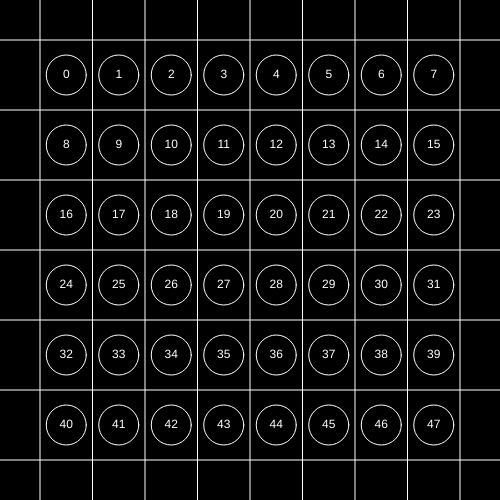
Frame 1 (no input)
Frame 60 (no input): identical to frame 1, image omitted
Frame 120 (the mouse pressed at the canvas centre since frame 60): identical to frame 1, image omitted

The p5.js sketch that drew this single still picture (run headless with seeded random() and noise() and a simulated clock; from frame 60 on, the mouse is pressed at the canvas centre):

// p5.js sketch
// ── sketch.js
//THE ULTIMATE GRID
//Eevi Rutanen 10.10.2020
//Helper code for drawing adjustable grids with margins. Also calculates the index number of each grid cell in order.

var rows = 6; //number of rows
var columns = 8; //number of columns
var margin = 40; //margin size
var cellW; //variable for cell width
var cellH; //variable for cell height

function setup(){
    createCanvas(500,500);
    textAlign(CENTER,CENTER);
    //calculate the width and height of each cell
    //taking into account the margings
    cellW = (width-(2*margin)) / columns;
    cellH = (height-(2*margin)) / rows;
    stroke(255);
    noFill();
    strokeWeight(1);
}
function draw(){
    background(0);
    //nested loops for drawing cells
    for(var i = 0; i < columns; i++){
        for(var j = 0; j < rows; j++){
            //push and pop for each cell
            push();
                //calculate the x and y coordinate of
                //the middle point of each cell
                var x = i*cellW+cellW/2+margin;
                var y = j*cellH+cellH/2+margin;
                //calculate the index number of each cell
                var index = j*columns+i;
                //move to center of cell
                translate(x,y);
                ellipse(0,0,40,40);
                fill(255);
                noStroke();
                //draw index number
                text(index,0,0);
            pop();
        }
    }
    //draw grid lines in two separate loops
    for(var i = 0; i <= columns; i++){
        var x = i*cellW+margin;
        line(x,0,x,height);
    }
    for(var j = 0; j <= rows; j++){
        var y = j*cellH+margin;
        line(0,y,width,y);
    }
    
    

}
